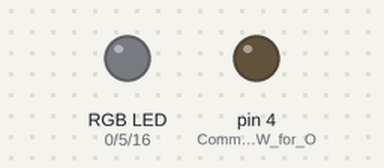
Simulated run of this sketch. Board: Arduino Uno, built with avr-gcc and run on an emulated ATmega328P. Shown: an RGB LED mixed from three pins (HIGH = lit), output pins drawn as LEDs (lit = HIGH).

Above: at 0.5 s.
At 2.5 s:
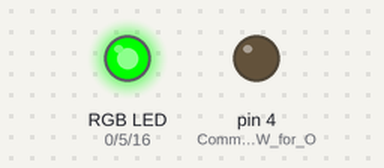
At 3.5 s:
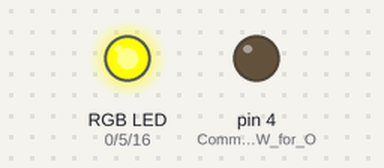
At 4.5 s:
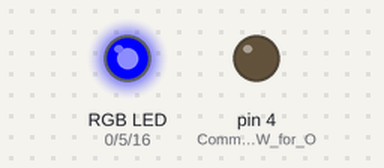
At 6.5 s:
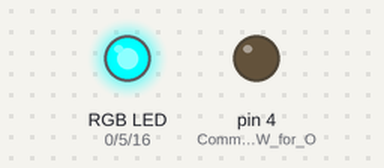
At 9.5 s:
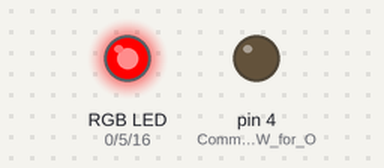
Timing chart, 0 to 10.4 s (numbered marks = the images above):
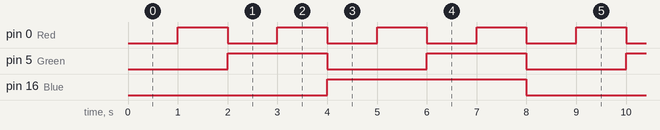

The sketch:

RGB_LED.ino
```cpp
void setup() {
  // put your setup code here, to run once:
pinMode(0,OUTPUT);        // Red
pinMode(4,OUTPUT);       // Common Cathode -LOW for OFF & HIGH for ON
pinMode(5,OUTPUT);       // Green
pinMode(16,OUTPUT);      // Blue
digitalWrite(4,LOW);   // Common Cathode RGB LED
}

void loop() {
  // put your main code here, to run repeatedly:
digitalWrite(0,LOW);
digitalWrite(5,LOW);
digitalWrite(16,LOW);
delay(1000);
digitalWrite(0,HIGH);
digitalWrite(5,LOW);
digitalWrite(16,LOW);
delay(1000);
digitalWrite(0,LOW);
digitalWrite(5,HIGH);
digitalWrite(16,LOW);
delay(1000);
digitalWrite(0,HIGH);
digitalWrite(5,HIGH);
digitalWrite(16,LOW);
delay(1000);
digitalWrite(0,LOW);
digitalWrite(5,LOW);
digitalWrite(16,HIGH);
delay(1000);
digitalWrite(0,HIGH);
digitalWrite(5,LOW);
digitalWrite(16,HIGH);
delay(1000);
digitalWrite(0,LOW);
digitalWrite(5,HIGH);
digitalWrite(16,HIGH);
delay(1000);
digitalWrite(0,HIGH);
digitalWrite(5,HIGH);
digitalWrite(16,HIGH);
delay(1000);
}
```

Measured:
- by itself, pin 0 (Red): alternates HIGH for 1.0 s and LOW for 1.0 s
- by itself, pin 5 (Green): alternates HIGH for 2.0 s and LOW for 2.0 s
- by itself, pin 16 (Blue): alternates HIGH for 4.0 s and LOW for 4.0 s
